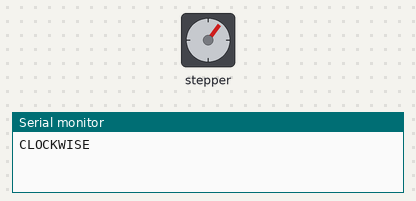
Recording of a sketch running on a simulated Arduino Uno, built with avr-gcc and run on an emulated ATmega328P. Shown: stepper motor, the last lines printed to the serial monitor. Stepper angles assume 2048 steps per turn.

Above: at 2.11 s.
At 11.1 s:
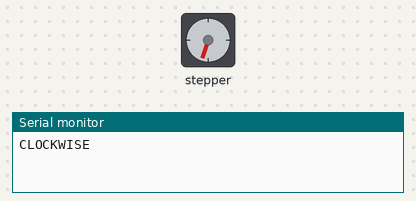
At 20.2 s:
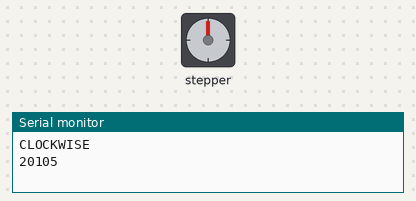
At 37.46 s:
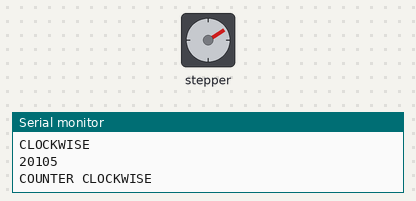
Timing chart, 0 to 40.0 s (numbered marks = the images above):
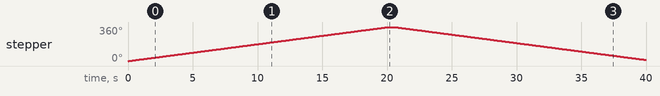

The sketch:

StepMotor2.ino
```cpp
#include <Stepper.h>
const int stepsPerRev = 2048;
Stepper step28BYJ48(stepsPerRev,8,10,9,11);
long startTime;

void setup() {
  // put your setup code here, to run once:
  step28BYJ48.setSpeed(3);
  Serial.begin(9600);
}

void loop() {
  // put your main code here, to run repeatedly:
  Serial.println("CLOCKWISE");
  startTime = millis();
  step28BYJ48.step(stepsPerRev);
  Serial.println(millis()-startTime);
  delay(500);

  Serial.println("COUNTER CLOCKWISE");
  startTime = millis();
  step28BYJ48.step(-stepsPerRev);
  Serial.println(millis()-startTime);
  delay(500);
}
```

Measured:
- by itself, stepper: turns 360° clockwise in 20.0 s, then 348° counter-clockwise in 19.4 s
